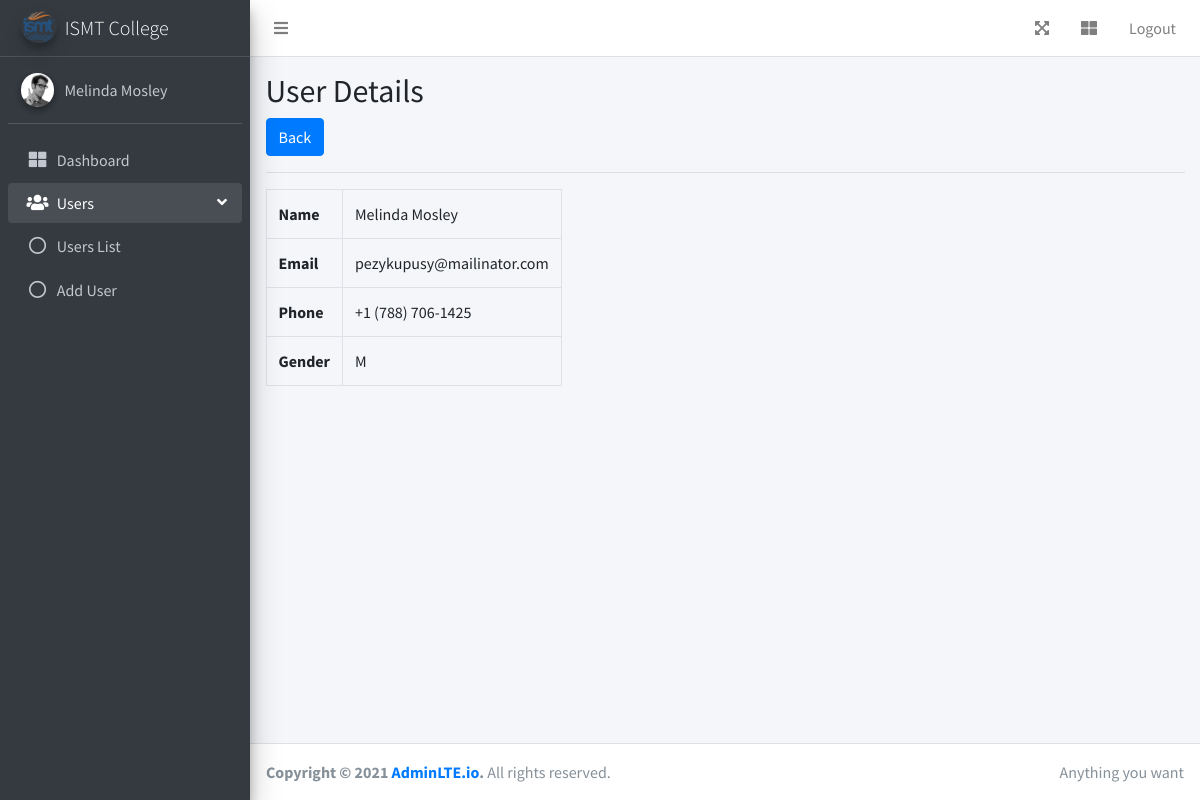
The page /users/view.php?id=15 (signed in) on the database its author committed.
### tables this page shows
CREATE TABLE IF NOT EXISTS `users` (
  `id` int(11) unsigned NOT NULL AUTO_INCREMENT,
  `name` varchar(60) NOT NULL,
  `email` varchar(50) DEFAULT NULL,
  `phone` varchar(20) DEFAULT NULL,
  `password` varchar(100) DEFAULT NULL,
  `gender` varchar(10) DEFAULT NULL,
  PRIMARY KEY (`id`)
);

### users/view.php (the view, shortened to what this page needs)
<?php
	$gender = $email = $name = $phone = "";
	if(isset($_GET['id']) && !empty($_GET['id'])){
		require '../config.php';
		$sql = "SELECT name, email, phone, gender FROM users WHERE id = ?";
		if($stmt = $conn->prepare($sql)) {
			$stmt->bind_param("i", $p_id);
			if($stmt->execute()) {
				$result = $stmt->get_result();
				if($result->num_rows == 1) {
					$row = $result->fetch_assoc();
					$name = $row['name'];
					$email = $row['email'];
					$gender = $row['gender'];
					$phone = $row['phone'];
				} else {
					header("location: index.php");
					exit();
				}
			} else {
				echo "Oops!!! Something went wrong.";
			}
		}
	} else {
		header("location: index.php");
		exit();
	}
	require '../includes/header.php';
  	require '../includes/sidebar.php';
?>
	<div class="content-wrapper">
    <div class="content-header">
      <div class="container-fluid">
		<div class="row">
			<div class="col-md-12">
				<div class="page-header clearfix">
					<h2 class="pull-left">User Details</h2>
					<a href="index.php" class="btn btn-primary pull-right">Back</a>
				</div>
				<hr>
			</div>
			<div class="col-md-4">
				<table class="table table-bordered">
					<tr>
						<th>Name</th>
						<td><?php echo $name; ?></td>
					</tr>
					<tr>
						<th>Email</th>
						<td><?php echo $email; ?></td>
					</tr>
					<tr>
						<th>Phone</th>
						<td><?= $phone; ?></td>
					</tr>
					<tr>
						<th>Gender</th>
						<td><?= $gender; ?></td>
					</tr>
				</table>
			</div>
		</div>
	</div>
</div>
</div>
<?php require '../includes/footer.php'; ?>

### rows shown on the page
users: name "Melinda Mosley", email "pezykupusy@mailinator.com", phone "+1 (788) 706-1425", gender "M"

### other values the page prints
$_SESSION["name"] "Melinda Mosley"
